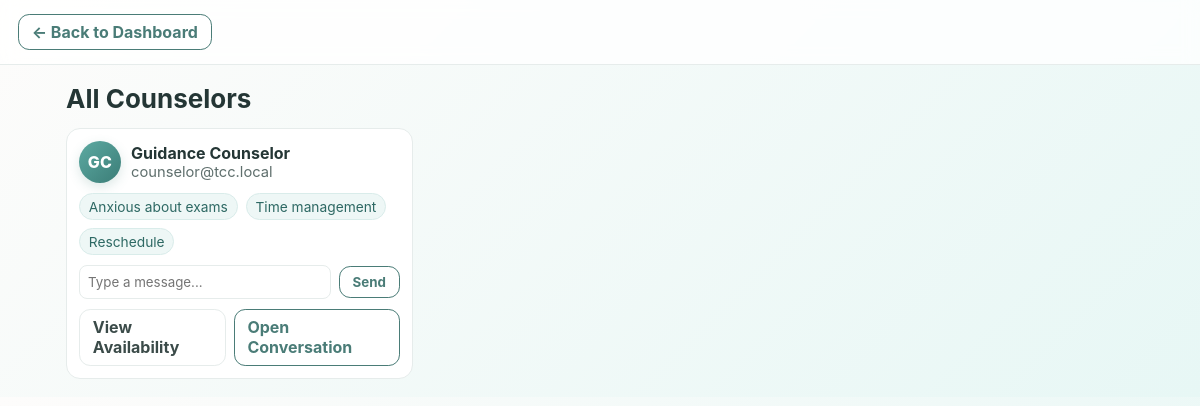
The page /counselors.php (signed in) on the database its author committed.
### tables this page shows
CREATE TABLE `users` (
  `user_id` int(11) NOT NULL,
  `full_name` varchar(100) NOT NULL,
  `email` varchar(100) NOT NULL,
  `password_hash` varchar(255) DEFAULT NULL,
  `role` enum('student','counselor','admin') NOT NULL DEFAULT 'student',
  `gender` varchar(10) DEFAULT NULL,
  `age` int(11) DEFAULT NULL,
  `civil_status` varchar(20) DEFAULT NULL,
  `year_level` varchar(20) DEFAULT NULL,
  `school_id_path` varchar(255) DEFAULT NULL,
  `course` varchar(100) DEFAULT NULL,
  `created_at` timestamp NOT NULL DEFAULT current_timestamp(),
  `verification_status` enum('pending','approved','rejected') NOT NULL DEFAULT 'pending',
  `id_file_path` varchar(255) DEFAULT NULL
);

### counselors.php (the view, shortened to what this page needs)
<?php
require_once __DIR__ . '/db_connect.php';
$counselors = [];
$res = $conn->query("SELECT user_id, full_name, COALESCE(email,'') AS email
                     FROM users
                     WHERE role='counselor'
                     ORDER BY full_name");
while ($row = $res->fetch_assoc()) $counselors[] = $row;
function h(string $s): string { return htmlspecialchars($s, ENT_QUOTES, 'UTF-8'); }
function initials(string $name): string {
  $name = trim(preg_replace('/\s+/', ' ', $name));
  $parts = explode(' ', $name);
  $first = mb_substr($parts[0], 0, 1);
  $last  = mb_substr($parts[count($parts)-1], 0, 1);
  $init = mb_strtoupper($first . ($parts[0] === end($parts) ? '' : $last));
  return mb_substr($init, 0, 2);
}
?>
<!doctype html>
<html>
<head>
</head>
<body>
<header>
  <a class="btn" href="student.php">← Back to Dashboard</a>
</header>
<main>
  <h1>All Counselors</h1>
  <?php if (!$counselors): ?>
    <div class="card"><span class="who mail">No counselors found yet.</span></div>
  <?php else: ?>
    <div class="grid">
      <?php foreach ($counselors as $c): ?>
        <div class="card" data-id="<?= (int)$c['user_id'] ?>">
          <div class="top">
            <div class="avatar" aria-hidden="true"><?= initials($c['full_name']) ?></div>
            <div class="who">
              <div class="name"><?= h($c['full_name']) ?></div>
              <div class="mail"><?= h($c['email']) ?></div>
            </div>
          </div>
          <div class="chips">
            <span class="chip" data-tpl="I’m feeling anxious about exams.">Anxious about exams</span>
            <span class="chip" data-tpl="Time management is hard for me.">Time management</span>
            <span class="chip" data-tpl="Can we reschedule our appointment?">Reschedule</span>
          </div>
          <div class="row">
            <input type="text" class="quickMsg" placeholder="Type a message...">
            <button class="btn quickSend">Send</button>
          </div>
          <div class="row">
            <a class="btn ghost" href="view_availability.php?counselor_id=<?= (int)$c['user_id'] ?>">View Availability</a>
            <a class="btn" href="thread.php?with=<?= (int)$c['user_id'] ?>">Open Conversation</a>
          </div>
        </div>
      <?php endforeach; ?>
    </div>
  <?php endif; ?>
</main>
</body>
</html>

### counselors.php (style rules this page uses)
:root { --ink:#243635;--muted:#5f6f6d;--brand:#4a7c77;--line:#e6eceb;--card:#fff;--chip:#f7fbfa }
* { box-sizing:border-box;margin:0;padding:0;font-family:'Inter',system-ui,Segoe UI,Roboto,Arial }
body { background:linear-gradient(135deg,#fdfcfb,#e7f7f5);color:var(--ink) }
header { display:flex;justify-content:space-between;align-items:center;padding:14px 18px;border-bottom:1px solid var(--line);background:#ffffffcc;backdrop-filter:blur(8px) }
main { max-width:1100px;margin:18px auto;padding:0 16px }
h1 { font-size:26px;margin-bottom:14px }
.btn { border:1.5px solid var(--brand);color:var(--brand);background:#fff;padding:.45rem .8rem;border-radius:.7rem;font-weight:700;text-decoration:none;cursor:pointer }
.btn.ghost { border-color:var(--line);color:#3b4b49 }
.grid { display:grid;grid-template-columns:repeat(auto-fill,minmax(300px,1fr));gap:14px }
.card { background:var(--card);border:1px solid var(--line);border-radius:14px;padding:12px;display:flex;flex-direction:column;gap:10px }
.top { display:flex;gap:10px;align-items:center }
.avatar { width:42px;height:42px;border-radius:50%; display:inline-flex;align-items:center;justify-content:center; font-weight:800;color:#fff;letter-spacing:.3px; background:linear-gradient(135deg,#5daaa2,#3b7d77); box-shadow:0 4px 12px rgba(59,125,119,.18); flex-shrink:0; }
.who { display:flex;flex-direction:column }
.who .name { font-weight:700 }
.who .mail { color:var(--muted);font-size:.92rem }
.chips { display:flex;gap:8px;flex-wrap:wrap }
.chip { display:inline-block;background:#eef7f6;border:1px solid #d9ecea;color:#2e6964;border-radius:999px;padding:.28rem .55rem;font-size:.86rem;cursor:pointer;user-select:none }
.row { display:flex;gap:8px;align-items:center }
input[type="text"] { flex:1;padding:8px;border:1px solid var(--line);border-radius:8px }

### rows shown on the page
users: full_name "GC", full_name "Guidance Counselor", email "counselor@tcc.local"
